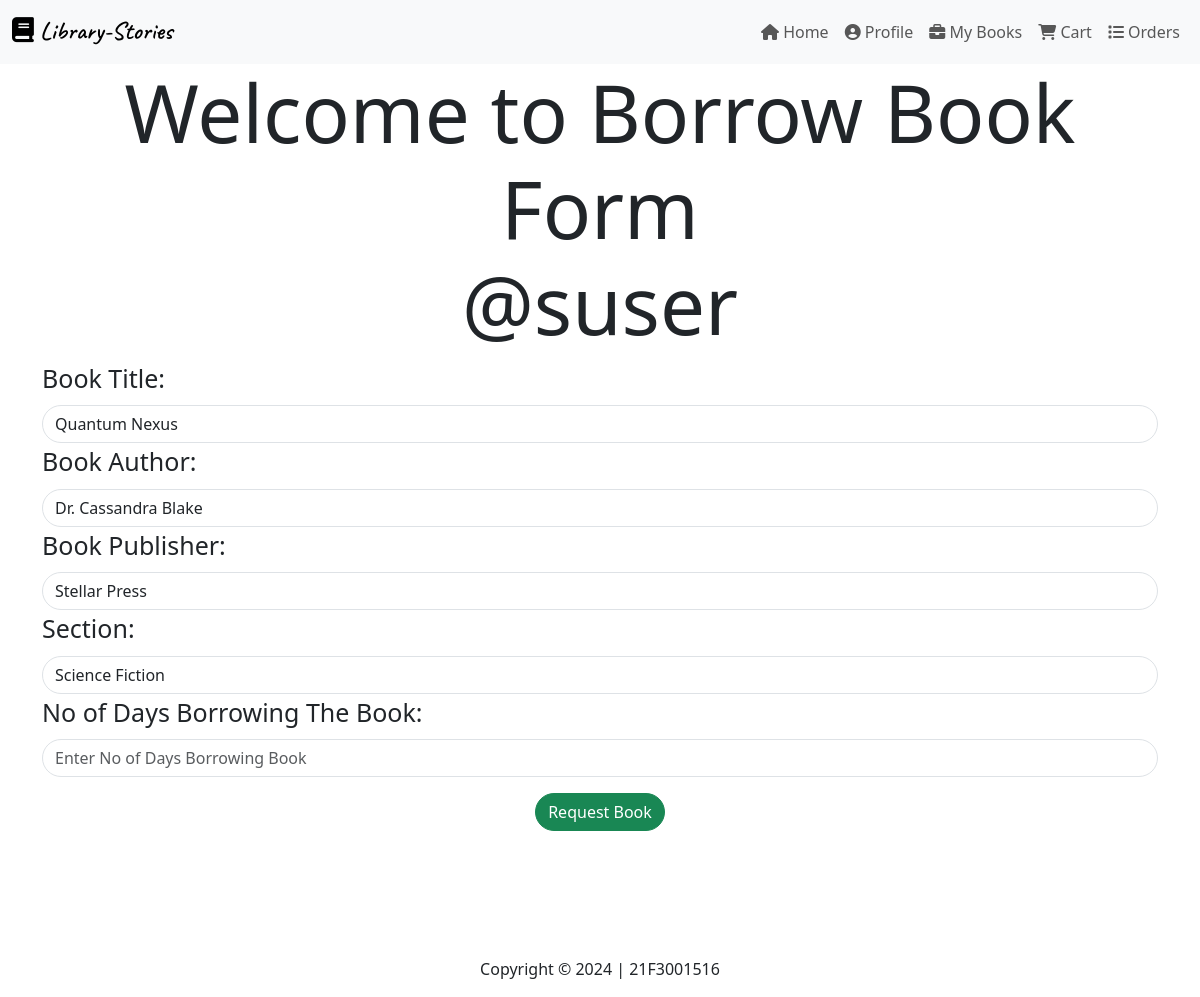
Screenshot of /borrow/1 (signed in) with the database file from the repository.
### models.py (models this page shows)
class User(db.Model):
        id = db.Column(db.Integer, primary_key=True)
        username = db.Column(db.String(32), unique=True, nullable=False)
        name = db.Column(db.String(64), nullable=False)
        is_admin = db.Column(db.Boolean,nullable=False, default=False)
        is_author = db.Column(db.Boolean,nullable=False, default=False)
        passhash = db.Column(db.String(256), nullable=False)
        email = db.Column(db.String(128), nullable=True)
        bio = db.Column(db.String(256), nullable=True)
        role = db.Column(db.String(16), nullable=False, default='User')
        books_requested = db.Column(db.Integer, nullable=True, default=0)
        date_upgraded = db.Column(db.DateTime, nullable=True)
        date_joined = db.Column(db.DateTime, nullable=False, default=datetime.now())
        is_dark = db.Column(db.Boolean, nullable=False, default=False)
        books = db.relationship('BookAccess', back_populates='user', lazy=True, cascade='all, delete-orphan')
        author_books = db.relationship('author_book', backref='user', lazy=True, cascade='all, delete-orphan')
        reviews = db.relationship('review', backref='user', lazy=True, cascade='all, delete-orphan')
        blacklists = db.relationship('blacklist', backref='user', lazy=True, cascade='all, delete-orphan')
        carts = db.relationship('cart', backref='user', lazy=True, cascade='all, delete-orphan')
        wishlists = db.relationship('Wishlist', backref='user', lazy=True, cascade='all, delete-orphan')
        favorites = db.relationship('Favorite', backref='user', lazy=True, cascade='all, delete-orphan')

class book(db.Model):
        id = db.Column(db.Integer, primary_key=True)
        title = db.Column(db.String(64), nullable=False)
        author = db.Column(db.String(64), nullable=False)
        section_id = db.Column(db.Integer, db.ForeignKey('section.id'), nullable=False)
        subsections = db.Column(db.String(64), nullable=True)
        publisher = db.Column(db.String(64), nullable=True)
        date_added = db.Column(db.DateTime, nullable=False)
        pages = db.Column(db.Integer, nullable=True)
        volumne = db.Column(db.Integer, nullable=True)
        desc = db.Column(db.String(256), nullable=True)
        price = db.Column(db.Float, nullable=True)
        book_image = db.Column(db.String(256), nullable=True)
        is_audible = db.Column(db.Boolean, nullable=False, default=False)
        content = db.Column(db.String(5096), nullable=True)
        is_upcoming = db.Column(db.Boolean, nullable=False, default=False)
        book_link = db.Column(db.String(512), nullable=True)
        avail= db.Column(db.DateTime, nullable=True)
        access = db.relationship('BookAccess', back_populates='book', lazy=True, cascade='all, delete-orphan')
        carts = db.relationship('cart', backref='book', lazy=True, cascade='all, delete-orphan')
        reviews = db.relationship('review', backref='book', lazy=True, cascade='all, delete-orphan')
        orders = db.relationship('Order', backref='book', lazy=True, cascade='all, delete-orphan')
        wishlist = db.relationship('Wishlist', backref='book', lazy=True, cascade='all, delete-orphan')
        favorite = db.relationship('Favorite', backref='book', lazy=True, cascade='all, delete-orphan')

class Section(db.Model):
        id = db.Column(db.Integer, primary_key=True)
        name = db.Column(db.String(32), unique=True, nullable=False)
        desc = db.Column(db.String(256), nullable=True)
        date_created = db.Column(db.DateTime, nullable=False)
        books = db.relationship('book', backref='Section', lazy=True, cascade='all, delete-orphan')

### routes.py (the view)
@app.route('/borrow/<int:id>')
@auth_Required
def borrow(id):
    Book = book.query.get(id)
    if not Book:
        flash('Book does not exist')
        return redirect(url_for('index'))
    sections = Section.query.get(Book.section_id)
    return render_template('user/borrow.html', books=Book, sections=sections, user=current_user())

### routes.py (called while the page is built)
def auth_Required(func):
    @wraps(func)
    def inner(*args, **kwargs):
        if 'user_id' in session:
            return func(*args, **kwargs)
        else:
            flash('Please Login to Continue')
            return redirect(url_for('login'))
    return inner

def current_user():
        user0 = User.query.get(session['user_id'])
        return user0

### templates/user/borrow.html (shortened to what this page needs)
{% extends 'layout.html' %}
{% block content %}
    <div class="heading" align="center">
        <h1 class="display-1" align="center">
            Welcome to Borrow Book Form <br>@{{user.username}}
        </h1>
    </div>
    <form action="{{url_for('borrow_post',id=books.id)}}" method="post" class="form">
        <div class="form-group">
            <label for="Book_title" class="form-label" style="font-size: 25px;">Book Title:</label>
            <select name="book_id" id="book_id" class="form-control" required style="border-radius:60px">
                    <option selected value="{{books.id}}">{{books.title}}</option>
            </select>
        </div>
        <div class="form-group">
            <label for="Book_author" class="form-label" style="font-size: 25px;">Book Author:</label>
            <select name="book_author" id="book_author" class="form-control" required style="border-radius:60px">
                    <option selected value="{{books.author}}">{{books.author}}</option>
            </select>
        </div>
        <div class="form-group">
            <label for="Book_pub" class="form-label" style="font-size: 25px;">Book Publisher:</label>
            <select name="book_pub" id="book_publisher" class="form-control" required style="border-radius:60px">
                    <option selected value="{{books.publisher}}">{{books.publisher}}</option>
            </select>
        </div>
        <div class="form-group">
            <label for="section_id" class="form-label" style="font-size: 25px;">Section:</label>
            <select name="section_id" id="section_id" class="form-control" required style="border-radius:60px">
                    <option selected value="{{sections.id}}">{{sections.name}}</option>
            </select>
        </div>
        <div class="form-group">
            <label for="bookborrow" class="form-label" style="font-size: 25px;">No of Days Borrowing The Book:</label>
            <input type="number" name="bookborrow" placeholder="Enter No of Days Borrowing Book" min="1" max="365" id="bookborrow" required class="form-control" style="border-radius:60px">
        </div>
        <div class="buttons d-flex justify-content-center align-items-center">
            <div class="form-group m-3">
                <input type="submit" value="Request Book" class="btn btn-success" style="border-radius: 30px;">
            </div>
        </div>
    </form>
{% endblock %}

### templates/user/borrow.html (style rules this page uses)
.heading { display: flex; justify-content: space-around; align-items: center; }

### rows the page displays
User: username "suser"
book: book_id "Quantum Nexus", book_author "Dr. Cassandra Blake", book_pub "Stellar Press"
Section: section_id "Science Fiction"
